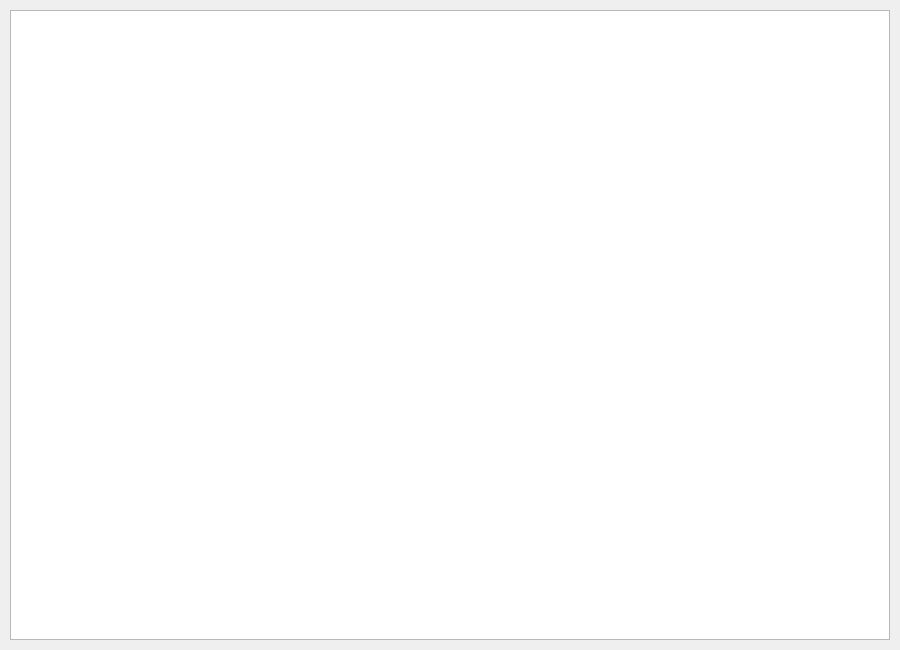
<?xml version="1.0" encoding="UTF-8"?>
<ui version="4.0">
 <class>DemoTableWidget</class>
 <widget class="QWidget" name="DemoTableWidget">
  <property name="geometry">
   <rect>
    <x>0</x>
    <y>0</y>
    <width>900</width>
    <height>650</height>
   </rect>
  </property>
  <property name="windowTitle">
   <string>Form</string>
  </property>
  <widget class="QTableWidget" name="tableWidget">
   <property name="geometry">
    <rect>
     <x>10</x>
     <y>10</y>
     <width>880</width>
     <height>630</height>
    </rect>
   </property>
  </widget>
 </widget>
 <resources/>
 <connections/>
</ui>
